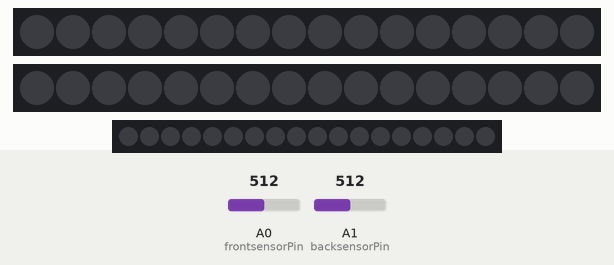
The sketch below on a simulated Arduino Uno, built with avr-gcc and run on an emulated ATmega328P. Shown: 2 × 16 RGB LEDs in strip order, left to right, 18 RGB LEDs in strip order, left to right. Inputs (shaded band) come from the test bench; at power-on: A0 (frontsensorPin) = 512, A1 (backsensorPin) = 512. Dim RGB values are drawn brighter than linear.

Above: at 1.2 s.
1.3 s: A0 (frontsensorPin) set to 570
3.5 s: A0 (frontsensorPin) set to 595
At 4.65 s:
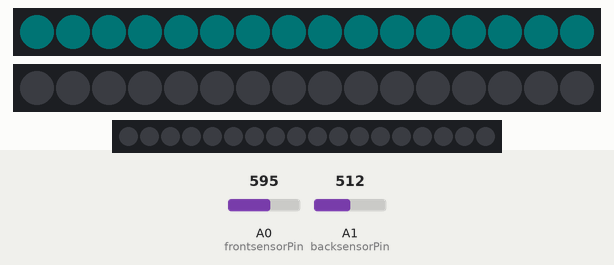
6.5 s: A1 (backsensorPin) set to 716
At 7.3 s:
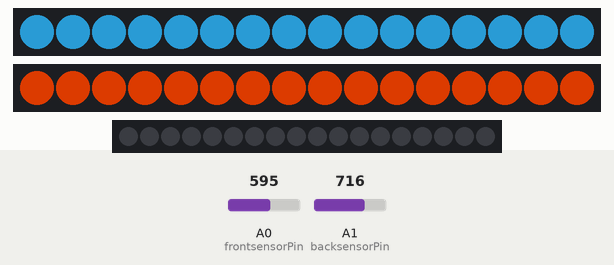
At 11.79 s:
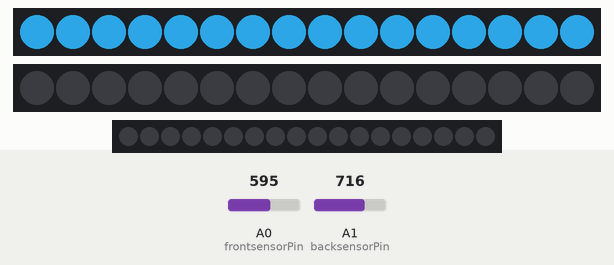

Measured:
- the behaviour switches between 579 and 580 on A0 (frontsensorPin) (found by bisection; images 0 and 1)
- after the input at 1.3 s, every drawn part: stays the same
- after the input at 3.5 s, the LEDs: change after 1.0 s (image 1)

The sketch:

tapin.ino
```cpp
//for Ford ODB tap-in/tap-out pad

#include <Adafruit_NeoPixel.h>

#define frontneoPin 2
#define backneoPin 4
#define sideneoPin 3

#define frontsensorPin A0
#define backsensorPin A1

//number of pixels
int frontNumber = 16;
int sideNumber = 18;

//strip setup
Adafruit_NeoPixel frontStrip = Adafruit_NeoPixel(frontNumber, frontneoPin);
Adafruit_NeoPixel backStrip = Adafruit_NeoPixel(frontNumber, backneoPin);
Adafruit_NeoPixel sideStrip = Adafruit_NeoPixel(sideNumber, sideneoPin);

//color setup
uint32_t frontBlue = frontStrip.Color(44, 163, 225);
uint32_t backOrange = backStrip.Color(255, 69, 0);

uint32_t sideBlue = sideStrip.Color(44, 163, 225);
uint32_t sideOrange = sideStrip.Color(255, 69, 0);

//brightness setup
int frontsetBrightness = 200;
int sidesetBrightness = 200;

//delay setup
int pulseDelay = 5;
int arrowDelay = 50;

//real-time brightness of LEDs pulsing
int frontBrightness = 0;
int backBrightness = 0;

//real-time fade of LEDs pulsing
int frontFade = 1;
int backFade = 1;

//real-time sensor value
int frontValue = 0;
int backValue = 0;

//Flags
int frontFlag = 0;
int backFlag = 0;

//Begin or End
int frontState = 0;
int backState = 0;

//Analog reading start value
int analogstart = 580;

void setup() {

  Serial.begin (9600);

  pinMode(frontsensorPin, INPUT);
  pinMode(backsensorPin, INPUT);

  frontStrip.begin();

  backStrip.begin();

  sideStrip.begin();


}
void loop() {
  //clean analog read
  frontValue = 0;
  backValue = 0;

  //check to start pulsing
  frontValue = analogRead (frontsensorPin);
  backValue = analogRead (backsensorPin);


  if(frontValue >= analogstart && frontState == 0) {
    frontState = 1;
    delay(1000);
  }

  if(backValue >= analogstart && backState == 0) {
    backState = 1;
    delay(1000);
  }

  //start pulsing
  if(frontState == 1 || backState == 1) {
    pulsefront(pulseDelay);
    pulseback(pulseDelay);

    //clean analog read
    frontValue = 0;
    backValue = 0;

    //check to start tap-in/tap-out
    frontValue = analogRead (frontsensorPin);
    backValue = analogRead (backsensorPin);

    //tap-in flag hold until a pulse complete
    if(frontValue >= analogstart) {
      frontFlag = 1;
    }

    //tap-in behaviour
    if(frontFlag == 1 && frontBrightness == 0)  {
      delay(600);

      fronton();
      delay(100);
      frontoff();
      delay(100);
      fronton();
      delay(200);
      frontoff();
      delay(500);

      arrowblue(arrowDelay);
      arrowblue(arrowDelay);
      arrowblue(arrowDelay);

      frontBrightness = 0;
      frontFade = 1;
      backBrightness = 0;
      backFade = 1;
      frontFlag = 0;
      delay(1000);

      frontState = 0;
      backState = 0;

    }

    //tap-out flag hold until a pulse complete
    if(backValue >= analogstart) {
      backFlag = 1;
    }

    //tap-out behaviour
    if(backFlag == 1 && backBrightness == 0)  {
      delay(600);

      backon();
      delay(100);
      backoff();
      delay(100);
      backon();
      delay(200);
      backoff();
      delay(500);

      arroworange(arrowDelay);
      arroworange(arrowDelay);
      arroworange(arrowDelay);

      frontBrightness = 0;
      frontFade = 1;
      backBrightness = 0;
      backFade = 1;
      backFlag = 0;
      delay(1000);

      frontState = 0;
      backState = 0;

    }
  }
}
```

functions.ino
```cpp
//Strip on function
void fronton() {
  frontStrip.setBrightness(200);
  for(uint16_t i=0; i<=frontNumber; i++) {
    frontStrip.setPixelColor(i, frontBlue);
  }
  frontStrip.show();
}

void backon() {
  backStrip.setBrightness(200);
  for(uint16_t i=0; i<=frontNumber; i++) {
    backStrip.setPixelColor(i, backOrange);
  }
  backStrip.show();
}

//Strip off function
void frontoff() {
  frontStrip.setBrightness(200);
  for(uint16_t i=0; i<=frontNumber; i++) {
    frontStrip.setPixelColor(i, frontStrip.Color(0,0,0));
  }
  frontStrip.show();
}

void backoff() {
  backStrip.setBrightness(200);
  for(uint16_t i=0; i<=frontNumber; i++) {
    backStrip.setPixelColor(i, backStrip.Color(0,0,0));
  }
  backStrip.show();
}

//pulse function
void pulsefront(uint8_t wait){
  for(uint16_t i=0; i<=frontNumber; i++) {
    frontStrip.setPixelColor(i, frontBlue);
  }

  frontBrightness = frontBrightness + frontFade;

  if(frontBrightness == 0 || frontBrightness == frontsetBrightness) {
    frontFade = -frontFade;
  }

  frontStrip.setBrightness(frontBrightness);
  frontStrip.show();
  delay(wait);

}

void pulseback(uint8_t wait){
  for(uint16_t i=0; i<=frontNumber; i++) {
    backStrip.setPixelColor(i, backOrange);
  }

  backBrightness = backBrightness + backFade;

  if(backBrightness == 0 || backBrightness == frontsetBrightness) {
    backFade = -backFade;
  }

  backStrip.setBrightness(backBrightness);
  backStrip.show();
  delay(wait);

}

//arrow side function
void arrowblue(uint8_t wait) {

  sideStrip.setBrightness(sidesetBrightness);


  for(uint16_t i=0; i<=sideNumber/2; i++) {
    sideStrip.setPixelColor(i, sideBlue);
    sideStrip.setPixelColor(sideNumber-i, sideBlue);
    sideStrip.show();
    delay(wait);
  }

  sideStrip.setBrightness(0);
  sideStrip.show();
}


void arroworange(uint8_t wait) {

  sideStrip.setBrightness(sidesetBrightness);


  for(uint16_t i=0; i<=sideNumber/2; i++) {
    sideStrip.setPixelColor(i, sideOrange);
    sideStrip.setPixelColor(sideNumber-i, sideOrange);
    sideStrip.show();
    delay(wait);
  }

  sideStrip.setBrightness(0);
  sideStrip.show();
}
```
